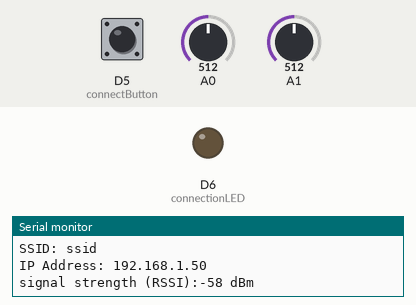
Bench run of a sketch on a simulated Arduino MKR. Shown: output pins drawn as LEDs (lit = HIGH), the last lines printed to the serial monitor. Inputs (shaded band) come from the test bench; at power-on: D5 (connectButton) HIGH, A0 = 512, A1 = 512. WiFi joins after 1.5 s; servers stay silent unless stated.

Above: at 5.7 s.
5.8 s: D5 (connectButton) pulled LOW for 0.15 s
At 6.8 s:
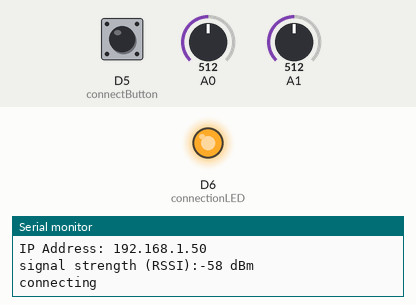
8.9 s: D5 (connectButton) pulled LOW for 1 s
At 11.7 s:
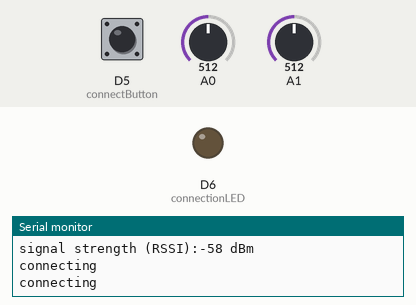
12.1 s: D5 (connectButton) pulled LOW for 3.2 s
At 12.6 s:
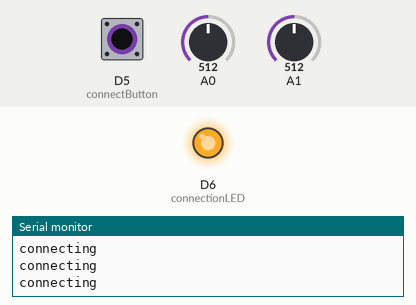
16.8 s: D5 (connectButton) pulsed LOW 5 times (0.12 s each, 0.3 s apart)
At 20.5 s:
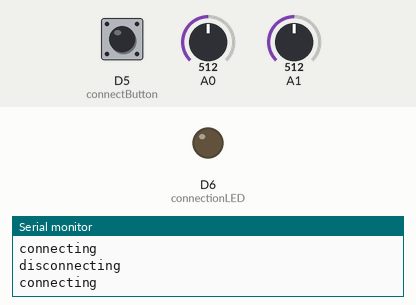
Timing chart, 0 to 20.8 s (numbered marks = the images above; inputs shaded):
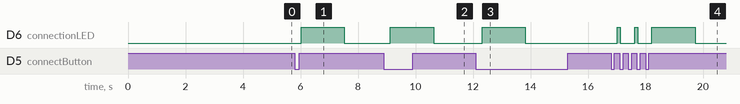

Measured:
- after the input at 5.8 s, D6 (connectionLED): LOW → HIGH after 0.22 s, → LOW 1.5 s later
- after the input at 8.9 s, D6 (connectionLED): LOW → HIGH after 0.23 s, → LOW 1.5 s later
- after the input at 12.1 s, D6 (connectionLED): LOW → HIGH after 0.22 s, → LOW 1.5 s later
- after the input at 16.8 s, D6 (connectionLED): goes HIGH 0.11 s, LOW 0.49 s, HIGH 0.11 s, LOW 0.49 s, HIGH 1.5 s, then LOW, starting after 0.22 s

The sketch:

maker1000.ino
```cpp
/*
  Joystick client

  This program reads a joystick on A0 and A1, with
  the pushbutton on pin 5. It uses those values to connect
  to a game server.
  Written and tested on a MKR1000

  created 20 Jun 2012
  modified 20 Feb 2016
  by Tom Igoe
*/

#include <SPI.h>
#include <WiFi101.h>

const char ssid[] = "ssid";       //  your network SSID (name)
const char pass[] = "password";   // your network password

WiFiClient client;                // instance of the WIFi client library
int status = WL_IDLE_STATUS;      // WiFi status
IPAddress server(10,0,0,1);       // address of the server

const int connectButton = 5;      // the pushbutton for connecting/disconnecting
const int connectionLED = 6;      // this LED indicates whether you're connected

const int sendInterval = 100;     // minimum time between messages to the server
const int debounceInterval = 15;  // used to smooth out pushbutton readings
int prevButtonState = 0;          // previous state of the pushbutton
long lastTimeSent = 0;            // timestamp of the last server message

void setup() {
  //Initialize serial and wait for port to open:
  Serial.begin(9600);
  // initialize digital inputs and outputs:
  pinMode(connectionLED, OUTPUT);
  pinMode(connectButton, INPUT_PULLUP);
  while (!Serial); // wait for serial port to connect.

  // attempt to connect to Wifi network:
  while ( status != WL_CONNECTED) {
    Serial.print("Attempting to connect to SSID: ");
    Serial.println(ssid);
    // Connect to WPA/WPA2 network:
    status = WiFi.begin(ssid, pass);

    // wait 3 seconds for connection:
    delay(3000);
  }

  // you're connected now, so print out the status:
  printWifiStatus();
}

void loop() {
  // message to send to the server:
  char message = 0;
  // note the current time in milliseconds:
  long now = millis();
  // check to see if the pushbutton's pressed:
  boolean buttonPushed = buttonRead(connectButton);

  // if the button's just pressed:
  if (buttonPushed) {
    // if the client's connected, disconnect:
    if (client.connected()) {
      Serial.println("disconnecting");
      client.print("x");
      client.stop();
    } // if the client's disconnected, try to connect:
    else {
      Serial.println("connecting");
      client.connect(server, 8080);
    }
  }

  // read the joystick:
  int xSensor = analogRead(A0);
  int ySensor = analogRead(A1);

  // map x and y readings to a  range from -3 to 3:
  xSensor = map(xSensor, 0, 1023, -3, 3);
  ySensor = map(ySensor, 0, 1023, -3, 3);

  // set a message to send when the sensors are at their edges:
  switch (xSensor) {
    case -3:  // left
      message = 'l';
      break;
    case 3:  // right
      message = 'r';
      break;
  }

  switch (ySensor) {
    case -3:  // up
      message = 'u';
      break;
    case 3:  // down
      message = 'd';
      break;
  }

  if (client.connected()                     // if the client's connected
      && now - lastTimeSent > sendInterval   // and the send interval has elapased
      && message != 0) {                     // and there's a message to send
    client.print(message);                   // send a message
    Serial.print(message);
    //save this moment as last time you sent a message:
    lastTimeSent = now;
  }

  // set the connection LED based on the connection state:
  digitalWrite(connectionLED, client.connected());

  // if there's incoming data from the client, print it serially:
  if (client.available()) {
    char c = client.read();
    Serial.write(c);
  }
}

// this method reads the button to see if it's just changed
// from high to low, and debounces the button:
boolean buttonRead(int thisButton) {
  boolean result = false;
  int currentState = digitalRead(thisButton); // current button state

  if (currentState != prevButtonState         // if the button's changed
      && currentState == LOW) {               // and it's low
    result = true;                            // result is true
  }

  delay(debounceInterval);                    // debounce delay
  prevButtonState = currentState;             // save the button state for next time
  return result;
}

void printWifiStatus() {
  // print the SSID of the network you're attached to:
  Serial.print("SSID: ");
  Serial.println(WiFi.SSID());

  // print your WiFi shield's IP address:
  IPAddress ip = WiFi.localIP();
  Serial.print("IP Address: ");
  Serial.println(ip);

  // print the received signal strength:
  long rssi = WiFi.RSSI();
  Serial.print("signal strength (RSSI):");
  Serial.print(rssi);
  Serial.println(" dBm");
}
```
